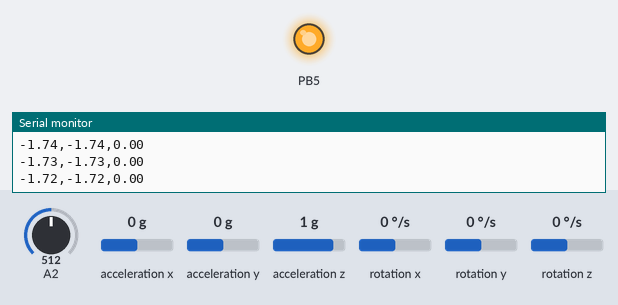
Recording of a sketch running on a simulated ATtiny85, built with avr-gcc and run on an emulated ATtiny85. Parts: output pins drawn as LEDs (lit = HIGH), the last lines printed to the serial monitor. Wiring (inferred from the names in the program): MPU-6050 motion sensor at I2C address 0x68. Inputs (shaded band) come from the test bench; at power-on: acceleration y 0 g, rotation x 0 °/s, A2 = 512, acceleration x 0 g, acceleration z 1 g, rotation y 0 °/s, rotation z 0 °/s.

Above: at 6.2 s.
6.3 s: acceleration y set to -1.4 g
At 6.9 s:
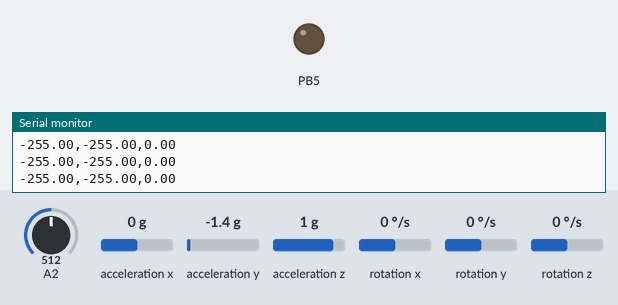
7.8 s: rotation x set to 192 °/s
At 9.3 s:
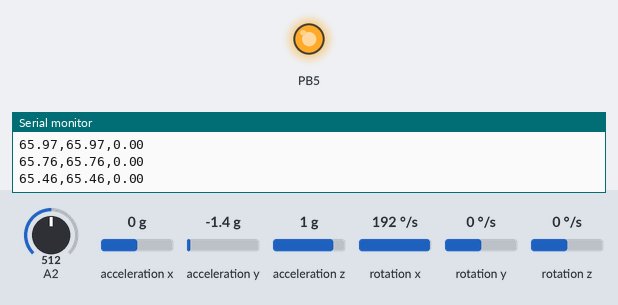
Timing chart, 0 to 11.3 s (numbered marks = the images above; inputs shaded):
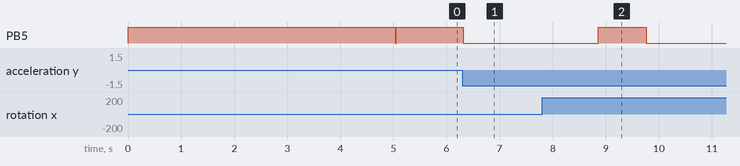

The sketch:

arduino_code.ino
```cpp
#include "voltage.h"
#include "motion_controller.h"

// //Setting PID parameters
// double kp_balance = 55, kd_balance = 0.75;
// double kp_speed = 10, ki_speed = 0.26;
// double kp_turn = 2.5, kd_turn = 0.5;
// double data = 0;

// TB6612FNG motor = TB6612FNG(STBY_PIN, AIN1, BIN1, PWMA_LEFT, PWMB_RIGHT);
// // PIDController pid = PIDController(kp_balance, 0, kd_balance, -3000.0f, 3000.0f);
// PIDController pid = PIDController(kp_speed, ki_speed, 0, -3000.0f, 3000.0f);
// mpu6050_base mpu;

motion_controller motion;

void setup() {
  // put your setup code here, to run once:
  pinMode(LEFT_RECEIVE_PIN, INPUT_PULLUP);
  pinMode(RIGHT_RECEIVE_PIN, INPUT_PULLUP);
  voltage_init();
  Serial.begin(9600);
  Serial.print("Start:");
  Wire.begin();
  // mpu.init();
  motion.init();
  // Serial.print(motion.mpu.acc_x);

}

void loop() {
  // put your main code here, to run repeatedly:
  // data = (voltage_read()* 1.1 / 1024) * ((10 + 1.5) / 1.5);

  // Serial.println(data);
  // motor.moveCCW(50);
  // delay(1000);
  // motor.moveCW(50);
  // delay(1000);
  // motor.moveForw(50);
  // delay(1000);
  // motor.moveBack(50);
  // delay(1000);
  // motor.stop();
  // delay(1000);

  // mpu.calculate();
  // Serial.print(mpu.angle_pitch);
  // Serial.print(',');
  // // Serial.print(mpu.angle_roll);
  // // Serial.print(',');
  // Serial.println(mpu.angle_roll);

  // pid.Compute(0, mpu.angle_pitch);
  // Serial.print(mpu.angle_pitch);
  // Serial.print(',');
  // Serial.println(pid.Output);

  // if (pid.Output < 0) {motor.moveForw(pid.Output); }
  // else {motor.moveBack(pid.Output);}

  // Serial.print('1');
  motion.balance();

  // // motion.pid.Compute(0, motion.mpu.angle_roll);
  // Serial.print(motion.mpu.angle_roll);
  Serial.print((float)pwm_right);
  Serial.print(',');
  Serial.print((float)pwm_left);
  Serial.print(',');
  // Serial.println(encoder_count_left_a);
  Serial.println(voltage_read());

//// State Pattern (eventually)
    // getKeyValue();
    // getBluetoothData();
    // keyEventHandle();
    // getDistance();
    // voltageMeasure();
    // // Delegate behavior to the current states
    // robot.handleMotion();
    // robot.handleFunction();
    // // Other loop code
////
}
```

kalman_filter.h
```cpp
class KalmanFilter {
 private:
  float dt, Q_angle, Q_gyro, R_angle, C_0;
  float q_bias, angle_err;
  float Pdot[4] = {0,0,0,0};
  float P[2][2] = {{1, 0}, {0, 1}};
  float K_0 = 0;
  float K_1 = 0;
  float angle_dot;

 public:
  double angle;
  KalmanFilter(float dt, float Q_angle, float Q_gyro, float R_angle, float C_0);
  double getAngle(double measured_angle, double measured_gyro);
};

KalmanFilter::KalmanFilter(float dt, float Q_angle, float Q_gyro, float R_angle, float C_0) :
dt(dt), Q_angle(Q_angle), Q_gyro(Q_gyro), R_angle(R_angle), C_0(C_0) {};

double KalmanFilter::getAngle( double measured_angle, double measured_gyro) {

  angle += ( measured_gyro - q_bias ) * dt; // Estimated states
  angle_err  = measured_angle - angle;      // Error Calculation

  // Time Update
  Pdot[0] = Q_angle - P[0][1] - P[1][0];
  Pdot[1] = - P[1][1];
  Pdot[2] = - P[1][1];
  Pdot[3] = Q_gyro;

  P[0][0] += Pdot[0] * dt;
  P[0][1] += Pdot[1] * dt;
  P[1][0] += Pdot[2] * dt;
  P[1][1] += Pdot[3] * dt;

  //
  double C0_P00 = C_0 * P[0][0];
  double C0_P01 = C_0 * P[0][1];
  double E = R_angle + C_0 * C0_P00;

  // Kalman gain
  K_0 = C_0 * P[0][0] / E;
  K_1 = C_0 * P[1][0] / E;

  // Measurement Update
  P[0][0] -= K_0 * C0_P00;
  P[0][1] -= K_0 * C0_P01;
  P[1][0] -= K_1 * C0_P00;
  P[1][1] -= K_1 * C0_P01;

  // Correct the estimate with the Kalman gain
  angle += K_0 * angle_err;
  q_bias += K_1 * angle_err;
  angle_dot = measured_angle - q_bias;
  return angle;
}
```

motion_controller.h
```cpp
#pragma once

#include <stdint.h>
#include "EnableInterrupt.h"

#include "pins.h"
#include "pid.h"
#include "tb6612fng.h"
#include "mpu6050_base.h"
#include "kalman_filter.h"
#include "HardwareSerial.h"

// Volatile variables that track the pulse counts from the encoders.
volatile int long encoder_count_left_a = 0;
volatile int long encoder_count_right_a = 0;
/* Note:
    'volatile' tells the compiler that the value of encoder_count_right_a can change at any time, outside of the normal program flow.
    This is commonly used for variables that are modified within an interrupt service routine (ISR) or by another thread. */
void encoderCounterLeftA();
void encoderCounterRightA();
double pwm_left = 0;
double pwm_right = 0;

class motion_controller {
  private:
    //Setting PID parameters
    double kp_balance = 55, kd_balance = 0.75; //  PID parameters for balance control.
    double kp_speed = 10, ki_speed = 0.26; // PID parameters for controlling speed.
    double kp_turn = 2.5, kd_turn = 0.5; // PID parameters for controlling the robot's turning.
    float angle_zero = 0, angular_velocity_zero = 0;

   // Setting Kalman filter parameters
   float dt = 0.005, Q_angle = 0.001, Q_gyro = 0.005,
          R_angle = 0.5, C_0 = 1, K_comp_filter = 0.05;


//   double data = 0;
    int16_t encoder_left_pulse_num_speed = 0;
    int16_t encoder_right_pulse_num_speed = 0;


  public:
    TB6612FNG motor;
    PIDController pid;
    mpu6050_base mpu;
    KalmanFilter kfilter;

    motion_controller() : motor(TB6612FNG(STBY_PIN, AIN1, BIN1, PWMA_LEFT, PWMB_RIGHT)),
      pid(PIDController(kp_balance, 0, kd_balance, -3000.0f, 3000.0f)),
      mpu(mpu6050_base()),
      kfilter(KalmanFilter(dt, Q_angle, Q_gyro, R_angle, C_0)){
      };

    void init();
    // run balance every 5ms
    //MsTimer2::set(5, balance);
    void balance();
    // void balance(float speed, float turn);

    void moveForward(float speed);
    void turnLeft(float rotation);
    void turnRight(float rotation);
    void moveBack(float speed);
};

void motion_controller::init(){
  motor.init();
  mpu.init();
  enableInterrupt(ENCODER_LEFT_A_PIN|PINCHANGEINTERRUPT, encoderCounterLeftA, CHANGE);
  enableInterrupt(ENCODER_RIGHT_A_PIN, encoderCounterRightA, CHANGE);
  //MsTimer2::set(5, balance);
}

void motion_controller::balance() {
  sei(); // set enable interrupts

  //  // PID with complimentary filtering:
  // mpu.calculate();
  // pid.Compute(0.0f, mpu.angle_pitch);
  // pwm_left = pid.Output;
  // pwm_right = pid.Output;
  // pwm_left = constrain(pwm_left, -255, 255);
  // pwm_right = constrain(pwm_right, -255, 255);
  // (pwm_left < 0) ? motor.motorA(-pwm_left, 1) : motor.motorA(pwm_left, 0);
  // (pwm_right < 0) ? motor.motorB(-pwm_right, 1) : motor.motorB(pwm_right, 0);


  // Kalman filter with PD controller
  mpu.read_mpu_6050_data();
  float angle_m = atan2(mpu.acc_y , mpu.acc_z) * 57.3;
  float gyro_x = (mpu.gyro_x - 128.1)/131;
  kfilter.getAngle(angle_m, gyro_x);
  float gyro_z = -mpu.gyro_z / 131;
  double balance_control_output = kp_balance * (kfilter.angle - angle_zero)
    + kd_balance * (gyro_x - angular_velocity_zero);

  pwm_left = balance_control_output;
  pwm_right = balance_control_output;
  pwm_left = constrain(pwm_left, -255, 255);
  pwm_right = constrain(pwm_right, -255, 255);
  (pwm_left > 0) ? motor.motorA(-pwm_left, 1) : motor.motorA(pwm_left, 0);
  (pwm_right > 0) ? motor.motorB(-pwm_right, 1) : motor.motorB(pwm_right, 0);
}

void encoderCounterLeftA() {
  encoder_count_left_a += (pwm_left > 0) - (pwm_left < 0);
  // This approach eliminates branching, making it faster for embedded systems
}

void encoderCounterRightA() {
  encoder_count_right_a++;
}
```

mpu6050_base.cpp
```cpp
#include "mpu6050_base.h"

void mpu6050_base::init() {
  setup_mpu_6050_registers();

    // Gyro calibration+++++++++++++++++++++++++++++
  for (int i = 0; i < CALIBRATION_SAMPLES; i++) {
    read_mpu_6050_data();
    gyro_x_cal += gyro_x;   //add the gyro x offset to the gyro_x_cal variable
    gyro_y_cal += gyro_y;   //add the gyro y offset to the gyro_y_cal variable
    gyro_z_cal += gyro_z;   //add the gyro z offset to the gyro_z_cal variable
    delay(3);  //250Hz sample rate
  };

  // Average calibration values
  gyro_x_cal = gyro_x_cal / CALIBRATION_SAMPLES;
  gyro_y_cal = gyro_y_cal / CALIBRATION_SAMPLES;
  gyro_z_cal = gyro_z_cal / CALIBRATION_SAMPLES;

  // Initialize timer for control loop
  loop_timer = micros();  // To calculate microseconds
}


void mpu6050_base::calculate(){
  read_mpu_6050_data();

  //Subtract the offset values from the raw gyro values
  gyro_x -= gyro_x_cal;   // gyro_x_cal is the offset got by averaging 1000 values
  gyro_y -= gyro_y_cal;
  gyro_z -= gyro_z_cal;

  // Gyro angle calculations
  // NOTE: 0.0000611 = 1 / (250 Hz x 65.5)
  angle_pitch += gyro_x * 0.0000611;    // Calculate the traveled pitch angle and add this to the angle_pitch variable
  angle_roll += gyro_y * 0.0000611;     // Calculate the traveled roll and add this to the angle_roll variable

  //NOTE: 0.000001066 = 0.0000611 * (3.142(PI) / 180degr) The Arduino sin function is in radians
  angle_pitch += angle_roll * sin(gyro_z * 0.000001066);    //If the IMU has yawed transfer the roll angle to the pitch angle
  angle_roll -= angle_pitch * sin(gyro_z * 0.000001066);    //If the IMU has yawed transfer the pitch angle to the roll angle

  // Accelerometer angle calculations
  // NOTE: 57.296 = 1 / (3.142 / 180) The Arduino asin function is in radians
  acc_total_vector = sqrt((acc_x * acc_x) + (acc_y * acc_y) + (acc_z * acc_z)); // Calculate the total accelerometer vector
  angle_pitch_acc = asin((float)acc_y / acc_total_vector) * 57.296;   // Calculate the pitch angle
  angle_roll_acc = asin((float)acc_x / acc_total_vector) * -57.296;   // Calculate the roll angle

  angle_pitch_acc -= 0.0;   // Accelerometer calibration value for pitch
  angle_roll_acc -= 0.0;    // Accelerometer calibration value for roll

  if (set_gyro_angles) {  // if the IMU has been running
    angle_pitch = angle_pitch*0.9996 + angle_pitch_acc*0.0004;  // Correct the drift of the gyro pitch angle with the accelerometer pitch angle
    angle_roll = angle_roll*0.9996 + angle_roll_acc*0.0004;     // Correct the drift of the gyro roll angle with the accelerometer roll angle
  } else { // IMU has just started
    angle_pitch = angle_pitch_acc;  // Set the gyro pitch angle equal to the accelerometer pitch angle
    angle_roll = angle_roll_acc;    // Set the gyro roll angle equal to the accelerometer roll angle
    set_gyro_angles = true;         // Set the IMU started flag
  };

  // To dampen the pitch and roll angles a complementary filter is used
  angle_pitch_output = angle_pitch_output*0.9 + angle_pitch*0.1;  // Take 90% of the output pitch value and add 10% of the raw pitch
  angle_roll_output = angle_roll_output*0.9 + angle_roll*0.1;     // Take 90% of the output roll value and add 10% of the raw roll

  while(micros() - loop_timer < 4000); // Wait for 250Hz

  loop_timer = micros(); // Reset the loop timer
}


void mpu6050_base::setup_mpu_6050_registers() {
  // Start communicating with MPU6050
  Wire.beginTransmission(mpu6050_addr);
  Wire.write(0x6B);  // Talk to the Power Management register 0x6B
  Wire.write(0x01);  // setup to wake up the register
  Wire.endTransmission(); //end the transmission

  // Configuring the accelerometer
  Wire.beginTransmission(mpu6050_addr);
  Wire.write(0x1C);  // talk to ACCEL_CONFIG register: 1C
  Wire.write(0x00);  //  (+/- 2g full scale range)
  Wire.endTransmission();

  // Configuring gyroscope
  Wire.beginTransmission(mpu6050_addr);
  Wire.write(0x1B);  // talk to GYRO_CONFIG register: 1B
  Wire.write(0x00);  // (+/- 250deg/s full scale)
  Wire.endTransmission();
  delay(20);
};


void mpu6050_base::read_mpu_6050_data() {
  Wire.beginTransmission(mpu6050_addr);         // Start communicating with the MPU-6050
  Wire.write(0x3B);                             // Starting register
  Wire.endTransmission();
  Wire.requestFrom(mpu6050_addr, (uint8_t)14);  // Request 14 bytes

  if (Wire.available() >= 14) {               // Wait until all the bytes are recieved
    // using condition to store the data
    acc_x = Wire.read() << 8 | Wire.read();   // shifts left the high bit by 8 digits and OR it with the LOW bit to complete data
    acc_y = Wire.read() << 8 | Wire.read();
    acc_z = Wire.read() << 8 | Wire.read();
    temp = Wire.read() << 8 | Wire.read();
    gyro_x = Wire.read() << 8 | Wire.read();
    gyro_y = Wire.read() << 8 | Wire.read();
    gyro_z = Wire.read() << 8 | Wire.read();
  };
};


IMUErrorData mpu6050_base::calculate_IMU_error() {
  // We can call this funtion in the setup section to calculate the accelerometer and gyro data error. From here we will get the error values used in the above equations printed on the Serial Monitor.
  // Note that we should place the IMU flat in order to get the proper values, so that we then can the correct values
  // Read accelerometer values 200 times

  IMUErrorData imuError;
  for (int i = 0; i < MPU6050_READINGS; i++) {
    read_mpu_6050_data();
    imuError.AccErrorX += (atan((acc_y) / sqrt(pow((acc_x), 2) + pow((acc_z), 2))) * 180 / PI);
    imuError.AccErrorY += (atan(-1 * (acc_x) / sqrt(pow((acc_y), 2) + pow((acc_z), 2))) * 180 / PI);
    imuError.GyroErrorX += gyro_x / MPU6050_GYRO_SCALE;
    imuError.GyroErrorY += gyro_y / MPU6050_GYRO_SCALE;
    imuError.GyroErrorZ += gyro_z / MPU6050_GYRO_SCALE;
  }

  imuError.AccErrorX /= MPU6050_READINGS;
  imuError.AccErrorY /= MPU6050_READINGS;
  imuError.GyroErrorX /= MPU6050_READINGS;
  imuError.GyroErrorY /= MPU6050_READINGS;
  imuError.GyroErrorZ /= MPU6050_READINGS;
  return imuError;
}


IMUErrorData mpu6050_base::calculate_IMU_error(HardwareSerial &serialPort) {
  IMUErrorData imuError = mpu6050_base::calculate_IMU_error();
  // Print the error values on the Serial Monitor
  serialPort.print("AccErrorX: ");
  serialPort.println(imuError.AccErrorX);
  serialPort.print("AccErrorY: ");
  serialPort.println(imuError.AccErrorY);
  serialPort.print("AccErrorZ: ");
  serialPort.println(imuError.AccErrorZ);
  serialPort.print("GyroErrorX: ");
  serialPort.println(imuError.GyroErrorX);
  serialPort.print("GyroErrorY: ");
  serialPort.println(imuError.GyroErrorY);
  serialPort.print("GyroErrorZ: ");
  serialPort.println(imuError.GyroErrorZ);
  return imuError;
}


void mpu6050_base::recalibrate() {
  long sum_angle = 0;
  long sum_angular_velocity = 0;
  const int calibration_samples = 1000;

  for (int i = 0; i < calibration_samples; i++) {
    read_mpu_6050_data();
    sum_angle += angle_pitch;             // Sum of pitch angles
    sum_angular_velocity += gyro_x;       // Sum of angular velocities
    delay(3);
  }
  // Calculate the average zero angle and angular velocity
  angle_zero = sum_angle / calibration_samples;
  angular_velocity_zero = sum_angular_velocity / calibration_samples;
}


void mpu6050_base::recalibrate(HardwareSerial &serialPort) {
  recalibrate();
  serialPort.println("Recalibration complete:");
  serialPort.print("Zero Angle: ");
  serialPort.println(angle_zero);
  serialPort.print("Zero Angular Velocity: ");
  serialPort.println(angular_velocity_zero);
}
```

pid.cpp
```cpp
#include "pid.h"

// Method to update the controller with new setpoint and measurement
float PIDController::Compute(float setpoint, float measurement) {
  // Error signal
  float error = setpoint - measurement;

  // Proportional term
  float proportional = Kp * error;

  // Differentional term
  float differentiator = Kd * (error - prevError);

  // Integral term with trapezoidal rule
  integrator += 0.5f * Ki * (error + prevError); // ?? prevError remove ?

  // Anti-windup via dynamic integrator clamping
  float limMaxInt = (IntegrationLimMax > proportional) ? IntegrationLimMax - proportional : 0.0f;
  float limMinInt = (IntegrationLimMin < proportional) ? IntegrationLimMin - proportional : 0.0f;

  // Clamp Integrator
  integrator = constrain(integrator, limMinInt, limMaxInt);

  // Store current error and measurement for the next update
  prevError = error;

  // Compute the output
  Output = proportional + integrator + differentiator;
  return  Output;
}
```

pid.h
```cpp
#pragma once

#include "Arduino.h"

class PIDController {
  private:
    float integrator;
    float prevError;

    // PID coefficients
    float Kp, Ki, Kd;

    // Output limits
    float IntegrationLimMin, IntegrationLimMax;

  public:
    float Output;
    // Constructor to initialize PID parameters
    PIDController(float _Kp, float _Ki, float _Kd, float _IntegrationLimMin, float _IntegrationLimMax)
      : Kp(_Kp), Ki(_Ki), Kd(_Kd), IntegrationLimMin(_IntegrationLimMin), IntegrationLimMax(_IntegrationLimMax),
        integrator(0.0f), prevError(0.0f), Output(0.0f) {}

    // Method to update the controller with new setpoint and measurement
    float Compute(float setpoint, float measurement);
};
```

ei_ExternalTiny25.h
```cpp
// Support for the 8-pin ATtiny25/45/85
#ifdef EI_SECTION_ENABLEEXTERNAL
// NO switch (arduinoPin) { // ONLY 1 External Interrupt pin.
#ifndef EI_NOTINT0
    GIMSK &= ~_BV(6);
#ifndef NEEDFORSPEED
    externalFunctionPointer = userFunction;
#endif
    MCUCR &= (~_BV(0) & ~_BV(1)); // reset the flags prior to
    MCUCR |= mode;                // set them the way we want
    GIFR |= _BV(6);
    GIMSK |= _BV(6);
#endif // ! defined (EI_NOTINT0)
#endif // EI_SECTION_ENABLEEXTERNAL

#ifdef EI_SECTION_DISABLEEXTERNAL
#ifndef EI_NOTINT0
  GIMSK &= ~_BV(6);
  GIFR  |= _BV(6); // using a clue from the ATmega2560 datasheet.
  MCUCR &= (~_BV(0) & ~_BV(1));
#endif
#endif // EI_SECTION_DISABLEEXTERNAL
```

ei_PinChangeTiny25.h
```cpp
#ifdef EI_SECTION_RISING
#ifndef EI_NOTPORTB
  risingPinsPORTB |= portMask;
#endif
#endif // EI_SECTION_RISING

#ifdef EI_SECTION_FALLING
#ifndef EI_NOTPORTB
  fallingPinsPORTB |= portMask;
#endif
#endif // EI_SECTION_FALLING

#if defined EI_SECTION_ASSIGNFUNCTIONSREGISTERS
#ifndef EI_NOTPORTB
#ifndef NEEDFORSPEED
  calculatedPointer=&portBFunctions.pinZero + portBitNumber;
  *calculatedPointer = userFunction;
#endif
  portSnapshotB=*portInputRegister(portNumber);
  pcmsk=&PCMSK;
  GIMSK |= _BV(5);
#endif
#endif // EI_SECTION_ASSIGNFUNCTIONSREGISTERS

#ifdef EI_SECTION_DISABLEPINCHANGE
#ifndef EI_NOTPORTB
  PCMSK &= ~portMask;
  if (PCMSK == 0) { GIMSK &= ~_BV(5); };
  risingPinsPORTB &= ~portMask;
  fallingPinsPORTB &= ~portMask;
#endif
#endif // EI_SECTION_DISABLEPINCHANGE
```

Source omitted: EnableInterrupt.h (69201 bytes), mpu6050_base.h (5871 bytes), tb6612fng.cpp (3293 bytes), tb6612fng.h (5307 bytes), voltage.h (332 bytes), pins.h (398 bytes)

Measured:
- after the input at 6.3 s, PB5: HIGH → LOW after 0.02 s instead of 0.94 s
- after the input at 7.8 s, PB5: LOW → HIGH after 1.1 s, → LOW 0.90 s later
